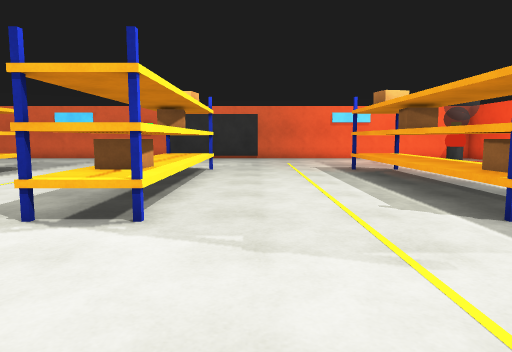
view 1 (above)

19 first-person views from a walk through a robot-simulator world made for Gazebo. The camera is 1.2 m above the floor, tilts 6° down and sees 70° across. The floor is counted in squares, 1 m on a side. Each view is taken from the middle of a square. On the plan, view 1 faces up. The plan holds only what a view shows up to about 14 squares ahead; the rest is blank.

view 2
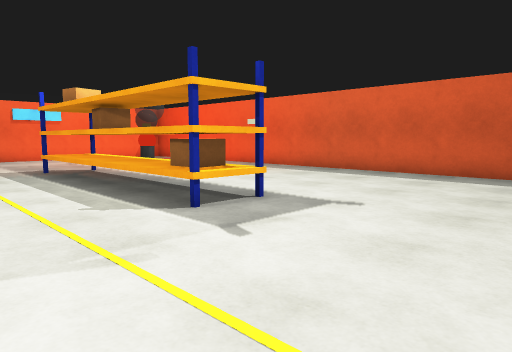

view 3
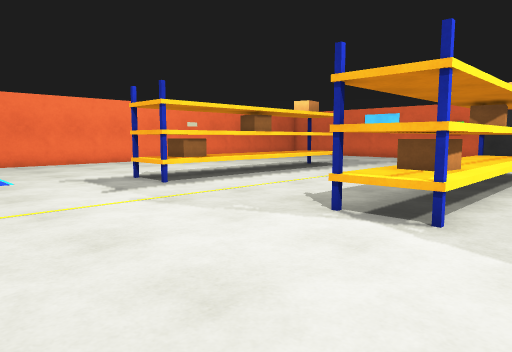

view 4
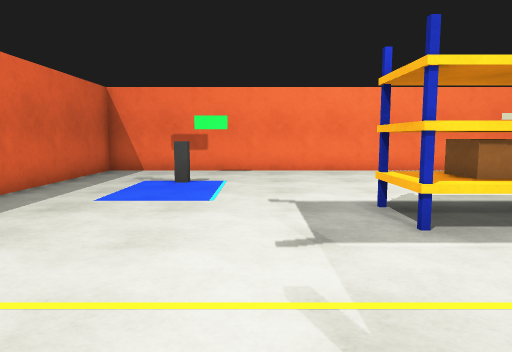

view 5
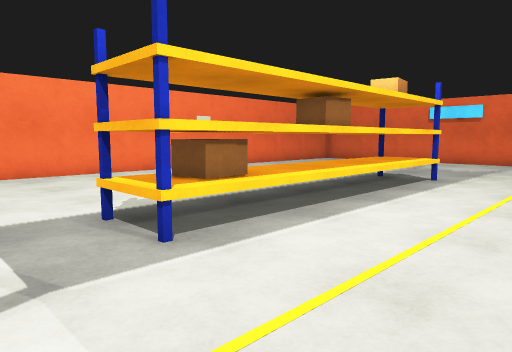

view 6
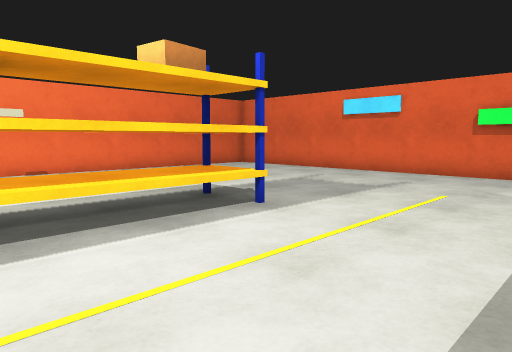

view 7
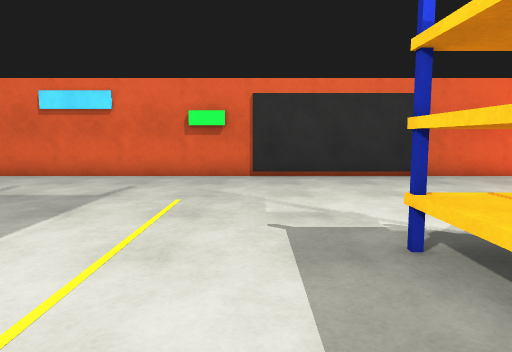

view 8
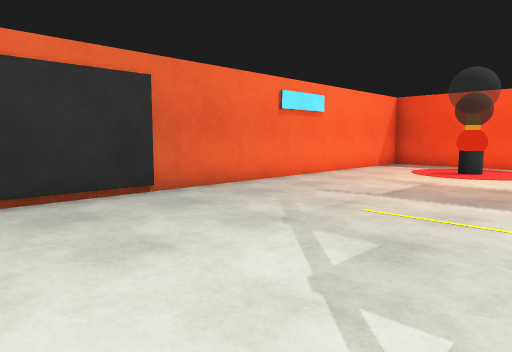

view 9
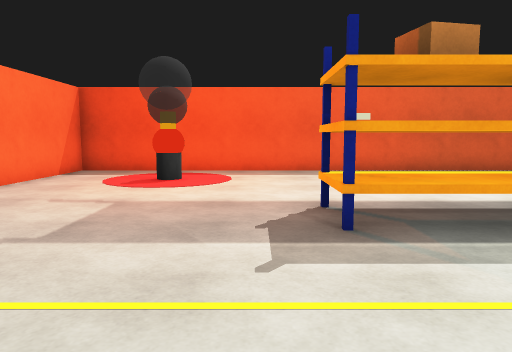

view 10
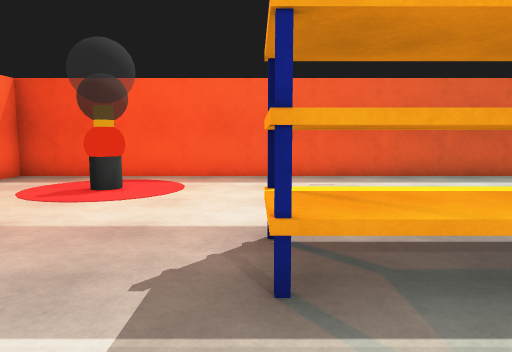

view 11
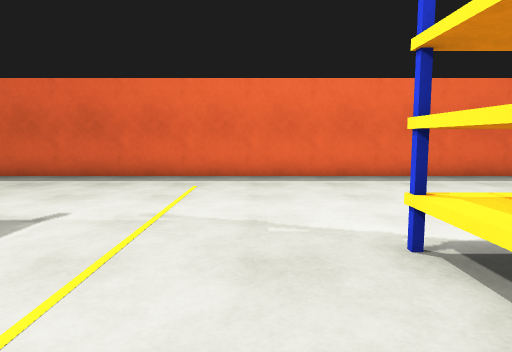

view 12
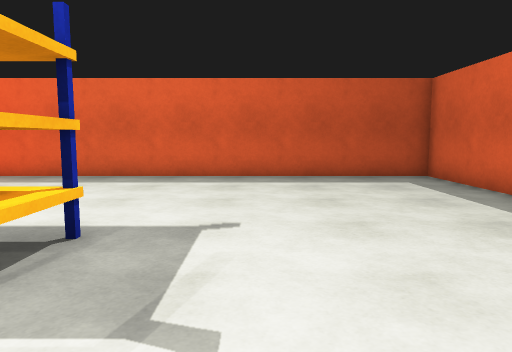

view 13
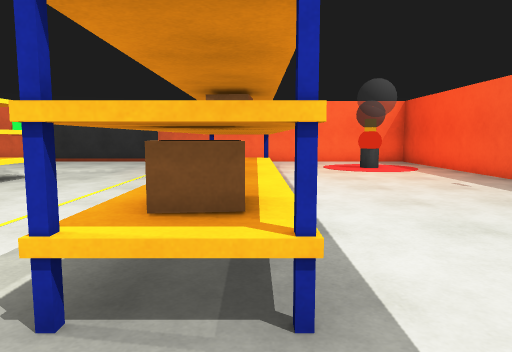

view 14
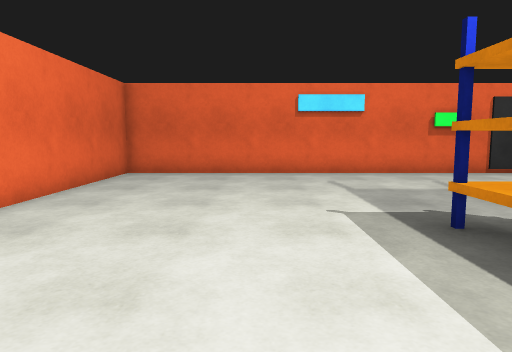

view 15
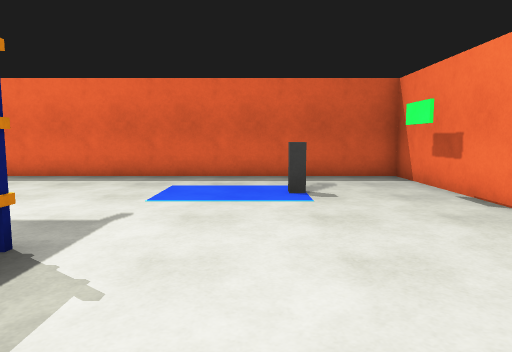

view 16
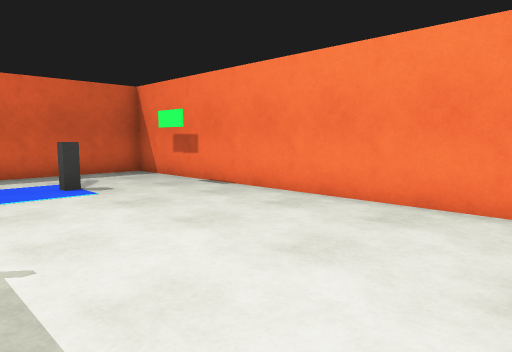

view 17
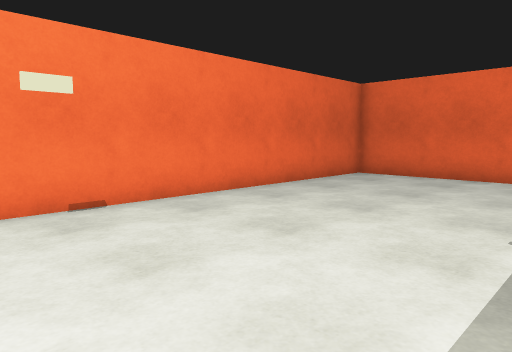

view 18
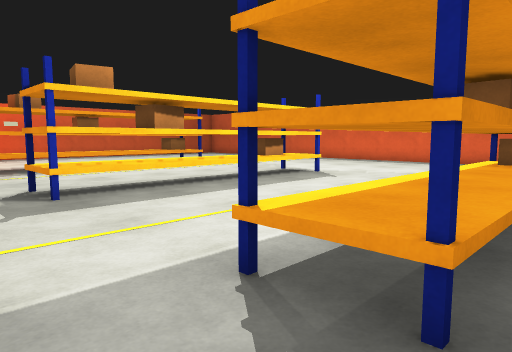

view 19
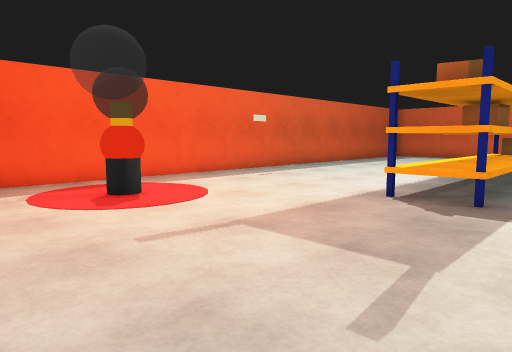

### Floor plan
Points are (right, up) in squares from view 1. A wall is a line through its corners. A room is listed if a view was taken in it or the views show most of it. See-through windows are left out.
Room 1 (views 1, 2, 3, 4, 5, 6, 7, 8, 9, 10, 11, 12, 13, 14, 15, 16, 17, 18, 19)
walls: (11.3, 11.1) (11.3, 11.7); (-7.6, 21.4) (-17.4, 21.4) (-17.4, -2.4) (12.4, -2.4) (12.4, 21.4) (0.1, 21.4); (-16.3, 11.9) (-16.3, 11.1)
objects: pillar (-14, 1); shelf (-10, 5) to (-9, 14); sign (-7, 21) to (-6, 21); door leaf (-4, 21) to (-1, 21); shelf (-3, 5) to (-2, 14); shelf (4, 5) to (5, 14)

Positions as (right, up) in squares from view 1, and headings:
1: (0, 0), facing up
2: (0, 0), facing up-right
3: (0, 0), facing up-left
4: (-4, 3), facing left
5: (-5, 3), facing up-left
6: (-4, 9), facing up-left
7: (-5, 10), facing up
8: (-4, 14), facing up-right
9: (-1, 15), facing right
10: (1, 14), facing right
11: (0, 9), facing down
12: (1, 3), facing right
13: (5, 3), facing up
14: (-13, 9), facing up
15: (-13, 9), facing down
16: (-11, 10), facing down-left
17: (-11, 10), facing up-left
18: (-11, 16), facing down-right
19: (2, 21), facing down-right
